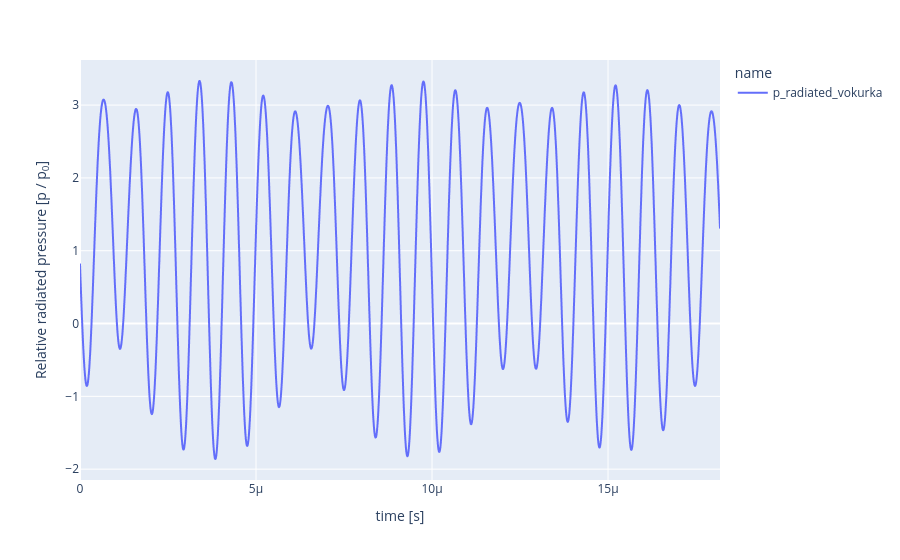

Notebook source saved alongside this figure:
### Code cell
import pandas as pd

rad_p_df1 = pd.DataFrame(
    data={
        "x": BD_obj.time,
        "y": BD_obj.p_radiated_vokurka,
        "name": "p_radiated_vokurka",
    }
)
rad_p_df2 = pd.DataFrame(
    data={
        "x": BD_obj.time,
        "y": BD_obj.p_radiated,
        "name": "p_radiated_akulichev",
    }
)
rad_p_df = pd.concat([rad_p_df1])  #, rad_p_df2])

fig = px.line(rad_p_df,x="x", y="y", color="name")

fig.update_layout(
    xaxis=dict(title="time [s]"),
    yaxis=dict(title="Relative radiated pressure [p / p<sub>0</sub>]"), #r"$\text{Relative radiated pressure } [p/p_0]$"),
)
fig.show()

### Figure 1 — Plotly figure (JSON) as saved in the notebook; plotly's stock layout.template omitted (floating-point values rounded to 4 significant figures; data arrays with more than 128 entries replaced by an {"elided": "..."} marker saying what was removed)
{"data": [{"hovertemplate": "name=p_radiated_vokurka<br>x=%{x}<br>y=%{y}<extra></extra>", "legendgroup": "p_radiated_vokurka", "line": {"color": "#636efa", "dash": "solid"}, "marker": {"symbol": "circle"}, "mode": "lines", "name": "p_radiated_vokurka", "showlegend": true, "type": "scattergl", "x": {"elided": "20000 float values"}, "xaxis": "x", "y": {"elided": "20000 float values"}, "yaxis": "y"}], "layout": {"legend": {"title": {"text": "name"}, "tracegroupgap": 0}, "margin": {"t": 60}, "xaxis": {"anchor": "y", "domain": [0, 1], "title": {"text": "time [s]"}}, "yaxis": {"anchor": "x", "domain": [0, 1], "title": {"text": "Relative radiated pressure [p / p<sub>0</sub>]"}}}}
